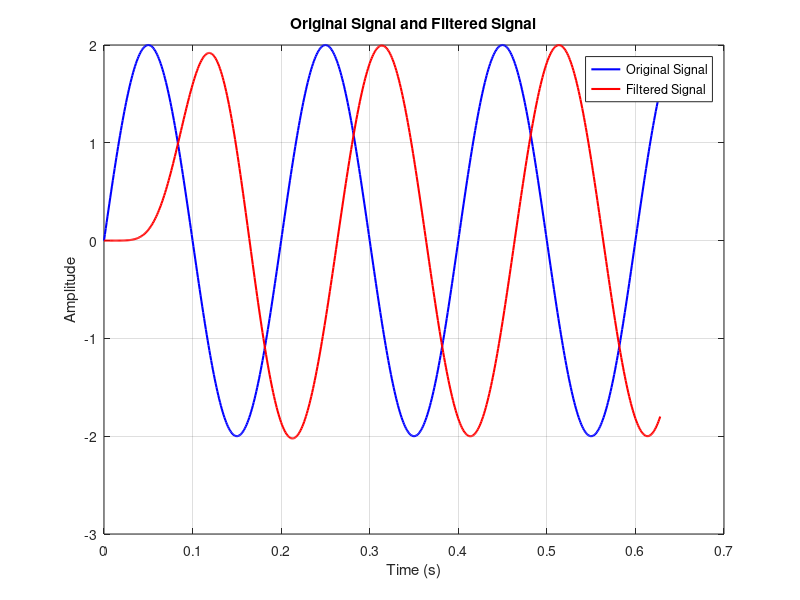

Write the MATLAB code that produced this figure.
% Prompt user to input the frequency of the first signal component
freq1 = input('Enter the frequency of the first signal component (in Hz): ');

% Prompt user to input the frequency of the second signal component
freq2 = input('Enter the frequency of the second signal component (in Hz): ');

% Create a sample signal with both low and high frequency components
t = 0:0.001:pi/5; % Time vector
x = sin(2*pi*freq1*t) + sin(2*pi*freq2*t); % Signal with both frequency components

% Design a low-pass filter with a cutoff frequency of 10 Hz
Fs = 1/0.001; % Sampling frequency
Fc = 10; % Cutoff frequency
[b,a] = butter(6, Fc/(Fs/2)); % 6th order Butterworth filter

% Apply the filter to the signal
y = filter(b, a, x);

% Plot the original and filtered signals
figure;
plot(t, x, 'b', 'LineWidth', 1.5);
hold on;
plot(t, y, 'r', 'LineWidth', 1.5);
title('Original Signal and Filtered Signal');
xlabel('Time (s)');
ylabel('Amplitude');
legend('Original Signal', 'Filtered Signal');
grid on;
hold off;
